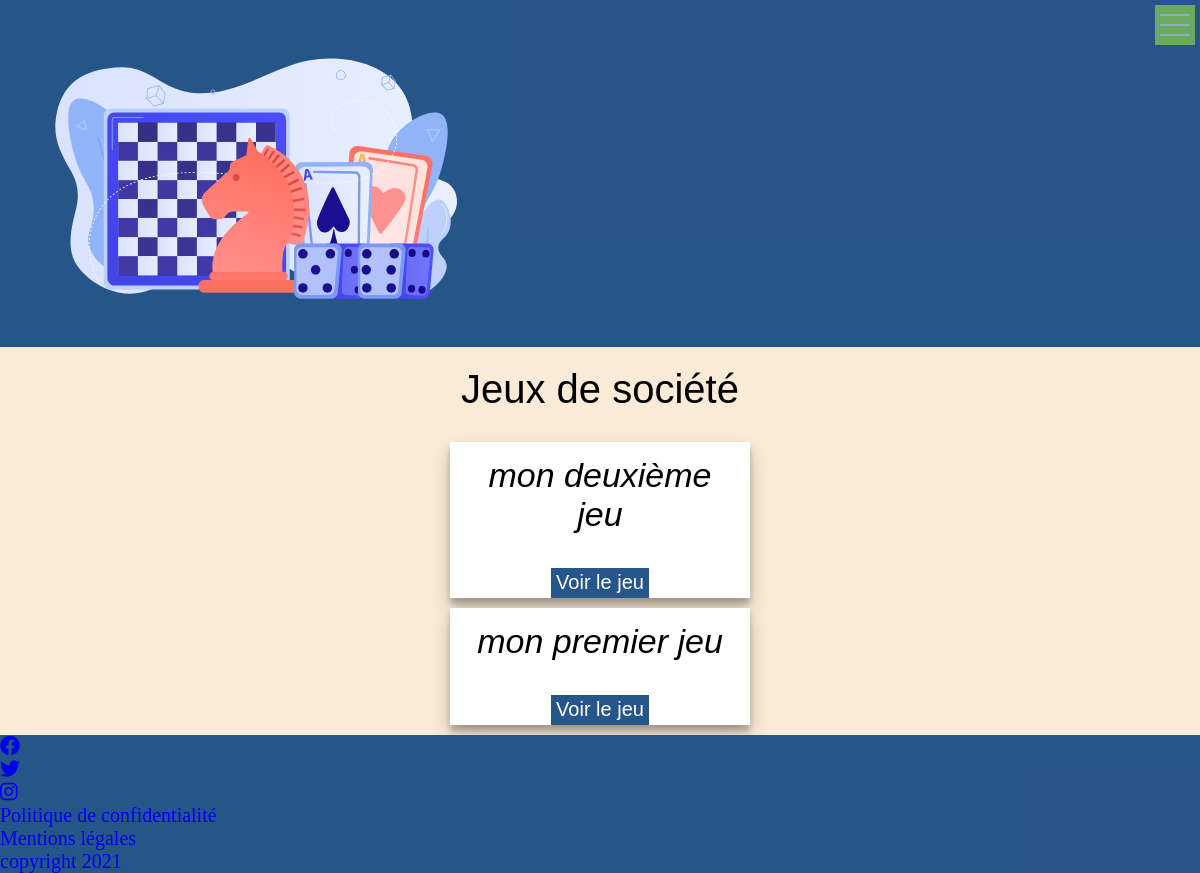
Before: /games with the older database file.
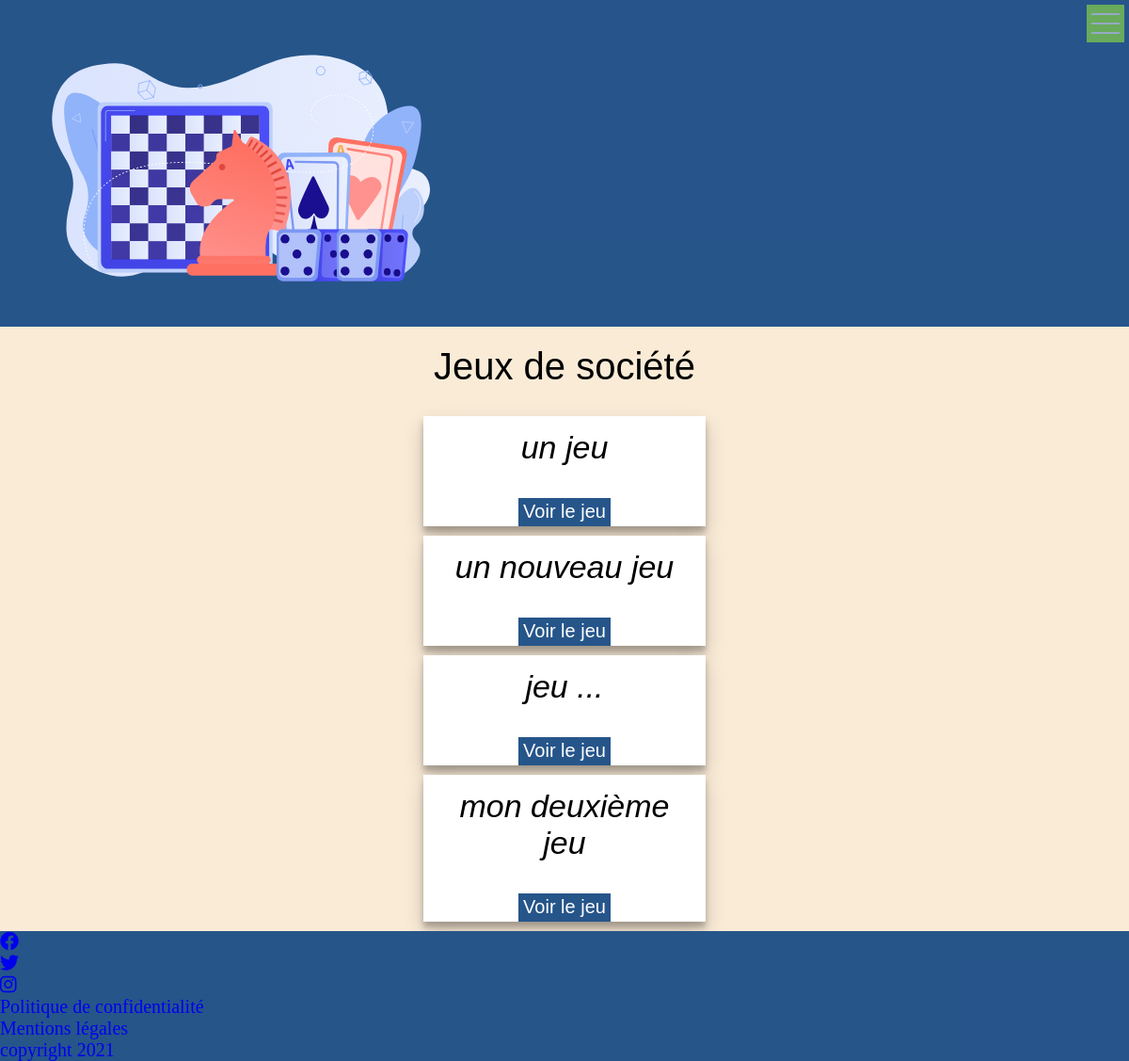
After: the same page with the newer database file.
### tables this page shows
CREATE TABLE IF NOT EXISTS `board_game_card` (
  `id` int(11) NOT NULL AUTO_INCREMENT,
  `title` varchar(255) DEFAULT NULL,
  `content` text,
  `img` varchar(255) DEFAULT NULL,
  `created_at` datetime DEFAULT CURRENT_TIMESTAMP,
  `img_name` varchar(255) DEFAULT NULL,
  PRIMARY KEY (`id`)
);

### app/Controllers/Controller.php (called while the page is built, shortened)
<?php
abstract class Controller{
    protected function view(string $path, array $params = null){
        $path = str_replace('.', DIRECTORY_SEPARATOR, $path);
        require VIEWS . $path . '.php';
        $content = ob_get_clean();
        require VIEWS . DIRECTORY_SEPARATOR .  'front' . DIRECTORY_SEPARATOR . 'layouts' . DIRECTORY_SEPARATOR . 'layout.php';
    }
}

### app/Controllers/GameController.php (called while the page is built, shortened)
<?php
class GameController extends Controller
{
    public function index()
    {
        $req = new GameModel;
        $games = $req->all();
        return $this->view('front.game.index', compact('games'));
    }
}

### routes/Route.php (called while the page is built, shortened)
<?php
class Route
{
    public $path;
    public $action;
    public $matches;
    public function __construct($path, $action)
    {
        $this->path = trim($path, '/');
        $this->action = $action;
    }
    public function matches(string $url)
    {
        $path = preg_replace('#:([A-Za-z0-9_]+)#', '([^/]+)', $this->path);
        $pathToMatch = "#^$path$#";
        if (preg_match($pathToMatch, $url, $matches)) {
            $this->matches = $matches;
            return true;
        } else {
            return false;
        }
    }
    public function execute()
    {
        $params = explode('@', $this->action);
        $controller = new $params[0](new DBConnection());
        $method = $params[1];
        return isset($this->matches[1]) ? $controller->$method($this->matches[1]) : $controller->$method();
    }
}

### routes/Router.php (called while the page is built, shortened)
<?php
class Router
{
    public $url;
    public $routes = [];
    public function __construct($url)
    {
        $this->url = trim($url, '/');
    }
    public function get(string $path, string $action)
    {
        $this->routes['GET'][] = new Route($path, $action);
    }
    public function post(string $path, string $action)
    {
        $this->routes['POST'][] = new Route($path, $action);
    }
    public function run()
    {
        foreach ($this->routes[$_SERVER['REQUEST_METHOD']] as $route) {
            if ($route->matches($this->url)) {
                return $route->execute();
            }
        }
        throw new NotFoundException();
    }
}

### public/index.php (called while the page is built, shortened)
<?php
$router = new Router($_GET['url']);
$router->get('login', 'App\Controllers\UserController@login');
$router->post('login', 'App\Controllers\UserController@loginPost');
$router->get('logout', 'App\Controllers\UserController@logout');
$router->get('register', 'App\Controllers\UserController@register');
$router->post('register', 'App\Controllers\UserController@registerPost');
$router->get('/', 'App\Controllers\WelcomeController@welcome');
$router->get('/articles', 'App\Controllers\BlogController@index');
$router->get('/games', 'App\Controllers\GameController@index');
$router->get('/articles/:id', 'App\Controllers\BlogController@show');
$router->get('/games/:id', 'App\Controllers\GameController@show');
$router->get('/tags/:id', 'App\Controllers\TagController@tag');
$router->get('/categories/:id', 'App\Controllers\CategoryController@category');
$router->get('contact', 'App\Controllers\ContactController@contact');
$router->post('contact', 'App\Controllers\ContactController@postMail');
$router->get('comment', 'App\Controllers\UserController@comment');
$router->post('comment', 'App\Controllers\UserController@postComment');
$router->get('/admin/articles', 'App\Controllers\Admin\AdminController@article');
$router->get('/admin/games', 'App\Controllers\Admin\AdminController@game');
$router->get('/admin/contact', 'App\Controllers\Admin\AdminController@contact');
$router->post('/admin/articles/delete/:id', 'App\Controllers\Admin\AdminController@deleteArticle');
$router->post('/admin/games/delete/:id', 'App\Controllers\Admin\AdminController@deleteGame');
$router->get('/admin/articles/create', 'App\Controllers\Admin\AdminController@createTag');
$router->post('/admin/articles/create', 'App\Controllers\Admin\AdminController@createArticle');
$router->get('/admin/games/create', 'App\Controllers\Admin\AdminController@createCategory');
$router->post('/admin/games/create', 'App\Controllers\Admin\AdminController@createGame');
$router->get('/admin/articles/edit/:id', 'App\Controllers\Admin\AdminController@editArticle');
$router->post('/admin/articles/edit/:id', 'App\Controllers\Admin\AdminController@updateArticle');
$router->get('/admin/games/edit/:id', 'App\Controllers\Admin\AdminController@editGame');
$router->post('/admin/games/edit/:id', 'App\Controllers\Admin\AdminController@updateGame');
try {
    $router->run();
} catch (NotFoundException $e) {
    return $e->error404();
}

### app/Models/Model.php (called while the page is built, shortened)
<?php
abstract class Model
{
    protected $db;
    protected $table;
    public function __construct()
    {
        $this->db =  DBConnection::getPDO();
    }
    public function query(string $sql, array $param = null, bool $single = null)
    {
        $method = is_null($param) ? 'query' : 'prepare';
        $fetch = is_null($single) ? 'fetchAll' : 'fetch';
        $stmt = $this->db->$method($sql);
        $stmt->setFetchMode(PDO::FETCH_CLASS, get_class($this), [$this->db]);
        if ($method === 'query') {
            return $stmt->$fetch();
        } else {
            $stmt->execute($param);
            return $stmt->$fetch();
        }
    }
    public  function all(): array
    {
        return $this->query("SELECT * FROM {$this->table} ORDER BY created_at DESC");
    }
}

### Database/DBConnection.php (called while the page is built, shortened)
<?php
class DBConnection
{
    public static function getPDO(): PDO
    {
        try {
            $db = new PDO(
                "mysql:dbname=monprojet;host=localhost",
                'root',
                '',
                array(
                    PDO::ATTR_ERRMODE => PDO::ERRMODE_EXCEPTION,
                    PDO::ATTR_DEFAULT_FETCH_MODE => PDO::FETCH_OBJ,
                    PDO::MYSQL_ATTR_INIT_COMMAND => 'SET CHARACTER SET UTF8'
                )
            );
        } catch (PDOException $e) {
            echo "Connexion impossible: " . $e->getMessage();
        }
        return $db;
    }
}

### app/Views/Front/game/index.php (the view, shortened to what this page needs)
<h1 class="title">Jeux de société</h1>
<?php foreach ($params['games'] as $game) : ?>
    <article id="games">
        <h2><?= $game->title ?></h2>
        <?= $game->getButton() ?>
    </article>
<?php endforeach ?>

### app/Models/GameModel.php (shortened to what this page needs)
<?php
class GameModel extends Model
{
    public function getButton(): string
    {
        return <<<HTML
        <button class="btn"><a href="/monprojet/games/$this->id">Voir le jeu</a></button>
        HTML;
    }
}

### app/Views/Front/layouts/header.php (shortened to what this page needs)
<!DOCTYPE html>
<html lang="fr">
<head>
    <link rel="stylesheet" href="https://cdnjs.cloudflare.com/ajax/libs/font-awesome/6.0.0-beta2/css/all.min.css">
    <link rel="stylesheet"
        href="<?= SCRIPTS . 'Front' . DIRECTORY_SEPARATOR . 'css' . DIRECTORY_SEPARATOR . 'style.css' ?>">
</head>
<body>
    <header class="header">
        <div class="container">
            <a href="/monprojet/">
                <figure>
                    <img class="logo" src="../../monprojet/public/front/images/logo-jeux-de-societe.svg"
                        alt="logo dessin de jeu de société">
                </figure>
            </a>
            <div class="menu-wrap">
                <div class="hamburger">
                    <div></div>
                </div>
            </div>
        </div>
    </header>

### app/Views/Front/layouts/layout.php
<?php require_once "header.php" ?>
<main class="container">
    <?= $content ?>
</main>
<?php require_once "footer.php" ?>

### app/Views/Front/layouts/footer.php
<footer>
    <aside id="main-footer" class="container">
        <div id="">
            <div class="btn-social-networks"><a href="#facebook"><i class="fab fa-facebook"></i></a></div>
            <div class="btn-social-networks"><a href="#twitter"><i class="fab fa-twitter"></i></a></div>
            <div class="btn-social-networks"><a href="#instagram"><i class="fab fa-instagram"></i></a></div>
        </div>
        <div id="">
            <div id="">
                <a href="#">
                    <p>Politique de confidentialité</p>
                </a>
                <a href="#">
                    <p>Mentions légales</p>
                </a>
            </div>
    </aside>
    <div id="copyright">
        <p><a href="#">copyright 2021</a></p>
    </div>
</footer>
</body>
</html>

### public/Front/css/style.css (style rules this page uses)
#form-register p, #form-login p, #form-contact .form-contact p, .container-article .tags, .blog-articles .tags, figure, .btn { display: flex; justify-content: center; align-items: center; }
.btn { padding: 0 5px; height: 30px; background-color: rgba(37, 84, 138, 0.991); margin: 20px auto 0; color: #FFF; }
.btn a { color: #FFF; }
* { margin: 0; padding: 0; box-sizing: border-box; font-size: 20px; }
body { background-color: antiquewhite; }
a { text-decoration: none; }
button { border: none; }
.container { max-width: 1200px; margin: 0 auto; }
.title { text-align: center; font-size: 2rem; font-family: "Gill Sans", "Gill Sans MT", Calibri, "Trebuchet MS", sans-serif; font-weight: 100; padding: 1rem; }
h2, h3, h4 { text-align: center; font-size: 1.7rem; font-family: "Gill Sans", "Gill Sans MT", Calibri, "Trebuchet MS", sans-serif; font-weight: 100; font-style: italic; padding: 0.7rem; }
::placeholder { text-align: center; }
header { background-color: rgba(37, 84, 138, 0.991); height: auto; color: rgba(3, 40, 100, 0.971); }
header figure { width: 40%; padding: 20px 0 20px 20px; }
header figure .logo { width: 100%; }
.menu-wrap { position: fixed; margin: 5px; top: 0; right: 0; z-index: 1000; }
.menu-wrap .hamburger { position: absolute; top: 0; right: 0; z-index: 2000; width: 40px; height: 40px; opacity: 0.5; background: greenyellow; display: flex; align-items: center; justify-content: center; }
.menu-wrap .hamburger > div { position: relative; width: 30px; height: 2px; background: white; display: flex; align-items: center; justify-content: center; transition: all 0.4s ease-in-out; }
.menu-wrap .hamburger > div::before, .menu-wrap .hamburger > div::after { content: ""; position: absolute; z-index: 20; top: -10px; width: 30px; height: 2px; background: inherit; }
.menu-wrap .hamburger > div:after { top: 10px; }
figure { width: 100%; }
#games, #game { width: 300px; background-color: #FFF; box-shadow: rgba(0, 0, 0, 0.19) 0px 10px 20px, rgba(0, 0, 0, 0.23) 0px 6px 6px; margin: 10px auto; }
#form-register p, #form-login p, #form-contact .form-contact p, .container-article .tags, .blog-articles .tags, .btn, figure { display: flex; justify-content: center; align-items: center; }
#form-register p, #form-login p, #form-contact .form-contact p, .btn, figure, .blog-articles .tags, .container-article .tags { display: flex; justify-content: center; align-items: center; }
.btn, figure, .blog-articles .tags, .container-article .tags, #form-contact .form-contact p, #form-register p, #form-login p { display: flex; justify-content: center; align-items: center; }
footer { width: 100%; height: auto; background: rgba(37, 84, 138, 0.991); }

Changed rows visible on the page:
removed board_game_card: title "mon premier jeu"
added board_game_card: title "un jeu"
added board_game_card: title "un nouveau jeu"
added board_game_card: title "jeu ..."
